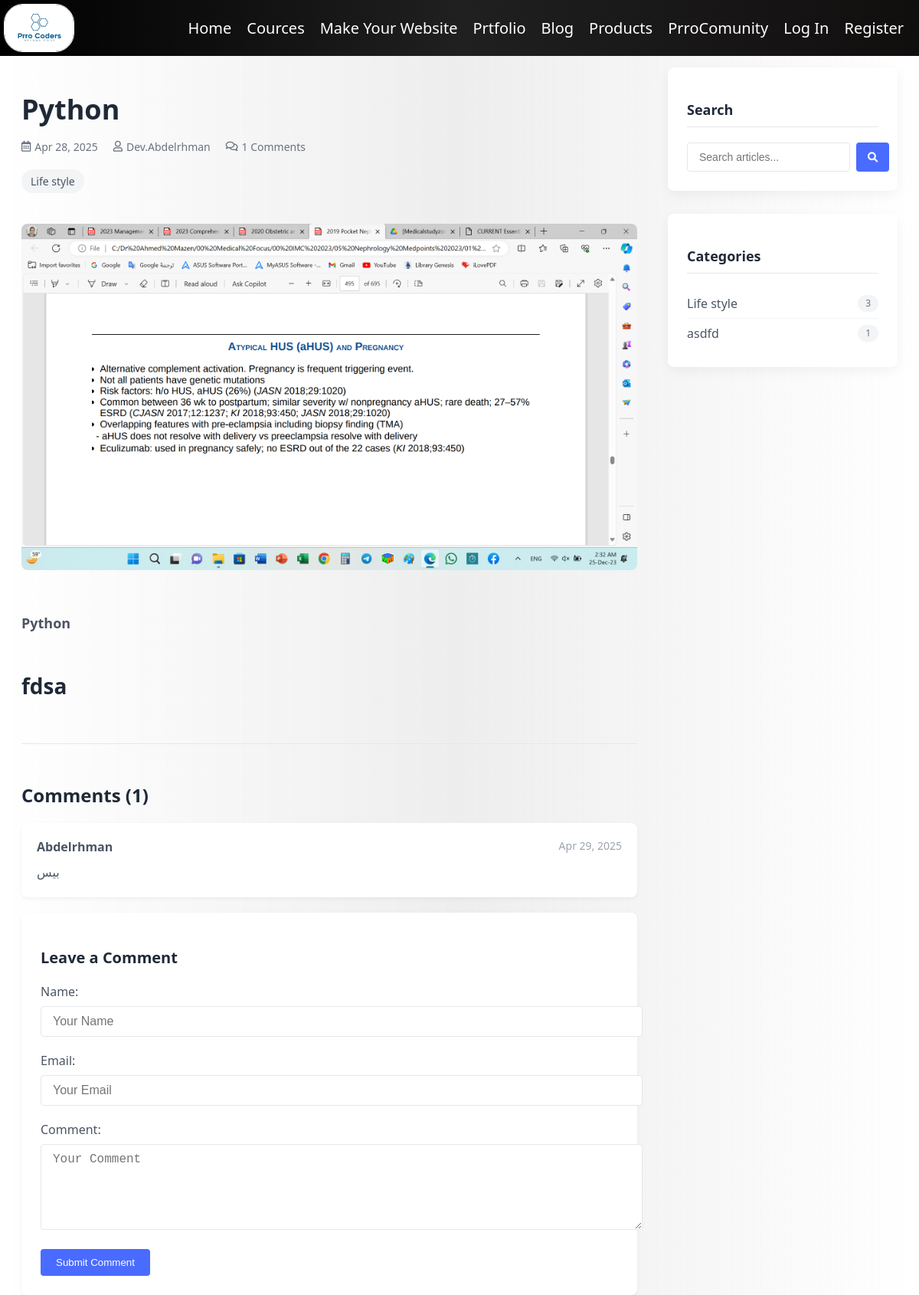
The app's page /blog/post/2025/4/28/python/ with its own data.
### blog/models.py (models this page shows, shortened)
class Post(models.Model):
    STATUS_CHOICES = (
        ('draft', 'Draft'),
        ('published', 'Published'),
    )
    title = models.CharField(max_length=200)
    slug = models.SlugField(unique_for_date='publish_date')
    author = models.ForeignKey(User, on_delete=models.CASCADE, related_name='blog_posts')
    content = models.TextField()
    content_html = models.TextField(editable=False, blank=True)
    featured_image = models.ImageField(upload_to='blog/%Y/%m/%d/', blank=True, null=True)
    publish_date = models.DateTimeField(default=timezone.now)
    created_date = models.DateTimeField(auto_now_add=True)
    updated_date = models.DateTimeField(auto_now=True)
    status = models.CharField(max_length=10, choices=STATUS_CHOICES, default='draft')
    categories = models.ManyToManyField(Category, related_name='posts')
    class Meta:
        ordering = ['-publish_date']

class Category(models.Model):
    name = models.CharField(max_length=100)
    slug = models.SlugField(unique=True)
    description = models.TextField(blank=True)
    class Meta:
        verbose_name_plural = "Categories"
        ordering = ['name']

class Comment(models.Model):
    post = models.ForeignKey(Post, on_delete=models.CASCADE, related_name='comments')
    name = models.CharField(max_length=100)
    email = models.EmailField()
    content = models.TextField()
    created_date = models.DateTimeField(auto_now_add=True)
    approved = models.BooleanField(default=False)
    class Meta:
        ordering = ['created_date']

### blog/views.py (the view)
class PostDetailView(DetailView):
    model = Post
    template_name = 'blog/post_detail.html'
    context_object_name = 'post'
    def get_object(self):
        year = self.kwargs.get('year')
        month = self.kwargs.get('month')
        day = self.kwargs.get('day')
        slug = self.kwargs.get('slug')
        post = get_object_or_404(
            Post,
            publish_date__year=year,
            publish_date__month=month,
            publish_date__day=day,
            slug=slug
        )
        if post.status == 'draft':
            if self.request.user.is_authenticated and (self.request.user.is_staff or self.request.user.is_superuser):
                if self.request.user == post.author or self.request.user.is_superuser:
                    return post
            raise Http404("This post is not published yet")
        return post
    def get_context_data(self, **kwargs):
        context = super().get_context_data(**kwargs)
        context['comments'] = self.object.comments.filter(approved=True)
        context['comment_form'] = CommentForm()
        context['categories'] = Category.objects.all()
        return context

### blog/forms.py
class CommentForm(forms.ModelForm):
    class Meta:
        model = Comment
        fields = ['name', 'email', 'content']
        widgets = {
            'name': forms.TextInput(attrs={'class': 'form-control', 'placeholder': 'Your Name'}),
            'email': forms.EmailInput(attrs={'class': 'form-control', 'placeholder': 'Your Email'}),
            'content': forms.Textarea(attrs={'class': 'form-control', 'rows': 5, 'placeholder': 'Your Comment'})
        }

### templates/blog/post_detail.html (shortened to what this page needs)
{% extends 'layout.html' %}
{% load static %}
{% block head %}
<link rel="stylesheet" href="https://cdnjs.cloudflare.com/ajax/libs/font-awesome/5.15.4/css/all.min.css">
<link rel="stylesheet" href="https://cdnjs.cloudflare.com/ajax/libs/prism/1.24.1/themes/prism.min.css">
{% endblock %}
{% block body %}
<div class="post-container">
    <div class="post-layout">
        <main>
            <article class="post">
                <header class="post-header">
                    <h1 class="post-title">{{ post.title }}</h1>
                    <div class="post-meta">
                        <span><i class="far fa-calendar-alt"></i> {{ post.publish_date|date:"M d, Y" }}</span>
                        <span><i class="far fa-user"></i> {{ post.author.username }}</span>
                        <span><i class="far fa-comments"></i> {{ comments.count }} Comments</span>
                    </div>
                    {% if post.categories.all %}
                        <div class="post-categories">
                            {% for category in post.categories.all %}
                                <a href="{% url 'blog:category' slug=category.slug %}" class="post-category">
                                    {{ category.name }}
                                </a>
                            {% endfor %}
                        </div>
                    {% endif %}
                </header>
                {% if post.featured_image %}
                    <img src="{{ post.featured_image.url }}" alt="{{ post.title }}" class="post-featured-image">
                {% endif %}
                <div class="post-content">
                    {{ post.content_html|safe }}
                </div>
                <section class="comments-section">
                    <h2 class="comments-title">Comments ({{ comments.count }})</h2>
                    {% if comments %}
                        {% for comment in comments %}
                            <div class="comment">
                                <div class="comment-meta">
                                    <span class="comment-author">{{ comment.name }}</span>
                                    <span class="comment-date">{{ comment.created_date|date:"M d, Y" }}</span>
                                </div>
                                <div class="comment-content">
                                    {{ comment.content }}
                                </div>
                            </div>
                        {% endfor %}
                    {% else %}
                        <p>No comments yet. Be the first to comment!</p>
                    {% endif %}
                    <div class="comment-form">
                        <h3 class="comment-form-title">Leave a Comment</h3>
                        <form method="post">
                            <div class="form-group">
                                <label for="{{ comment_form.name.id_for_label }}">Name:</label>
                                {{ comment_form.name }}
                            </div>
                            <div class="form-group">
                                <label for="{{ comment_form.email.id_for_label }}">Email:</label>
                                {{ comment_form.email }}
                            </div>
                            <div class="form-group">
                                <label for="{{ comment_form.content.id_for_label }}">Comment:</label>
                                {{ comment_form.content }}
                            </div>
                            <button type="submit" class="btn-primary">Submit Comment</button>
                        </form>
                    </div>
                </section>
            </article>
        </main>
        <aside class="blog-sidebar">
            <div class="sidebar-widget">
                <h3>Search</h3>
                <form action="{% url 'blog:search_results' %}" method="get" class="search-form">
                    <input type="text" name="q" placeholder="Search articles..." class="search-input" required>
                    <button type="submit" class="search-button">
                        <i class="fas fa-search"></i>
                    </button>
                </form>
            </div>
            <div class="sidebar-widget">
                <h3>Categories</h3>
                <ul class="category-list">
                    {% for category in categories %}
                        <li>
                            <a href="{% url 'blog:category' slug=category.slug %}">
                                {{ category.name }}
                                <span class="category-count">{{ category.posts.count }}</span>
                            </a>
                        </li>
                    {% empty %}
                        <li>No categories available</li>
                    {% endfor %}
                </ul>
            </div>
        </aside>
    </div>
</div>
{% endblock %}

### static/style.css (style rules this page uses)
body { background: linear-gradient(90deg, #ffffffaf 0%, #e8e8e8c1 50%, #ffffff 100%); font-family: 'Segoe UI', Tahoma, Geneva, Verdana, sans-serif; }

### templates/blog/post_detail.html (style rules this page uses)
.post-container { max-width: 1200px; margin: 0 auto; padding: 0 20px; }
.post-layout { display: grid; grid-template-columns: 1fr 300px; gap: 40px; }
.post-header { margin-bottom: 30px; }
.post-title { font-size: 36px; font-weight: 700; margin-bottom: 15px; color: #1f2937; }
.post-meta { display: flex; gap: 20px; color: #6b7280; font-size: 14px; margin-bottom: 20px; }
.post-meta span { display: flex; align-items: center; gap: 5px; }
.post-featured-image { width: 100%; height: auto; max-height: 500px; object-fit: cover; border-radius: 8px; margin-bottom: 30px; }
.post-content { color: #4b5563; line-height: 1.8; font-size: 18px; margin-bottom: 40px; }
.post-content h2 { font-size: 28px; margin-top: 40px; margin-bottom: 20px; color: #1f2937; }
.post-content p { margin-bottom: 20px; }
.post-categories { display: flex; flex-wrap: wrap; gap: 10px; margin-bottom: 40px; }
.post-category { background: #f3f4f6; padding: 6px 12px; border-radius: 20px; font-size: 14px; color: #4b5563; text-decoration: none; transition: background 0.3s, color 0.3s; }
.comments-section { margin-top: 50px; border-top: 1px solid #e5e7eb; padding-top: 30px; }
.comments-title { font-size: 24px; font-weight: 600; margin-bottom: 20px; color: #1f2937; }
.comment { background: white; border-radius: 8px; padding: 20px; margin-bottom: 20px; box-shadow: 0 2px 5px rgba(0, 0, 0, 0.05); }
.comment-meta { display: flex; justify-content: space-between; margin-bottom: 10px; }
.comment-author { font-weight: 600; color: #4b5563; }
.comment-date { font-size: 14px; color: #9ca3af; }
.comment-content { color: #4b5563; line-height: 1.6; }
.comment-form { background: white; border-radius: 8px; padding: 25px; box-shadow: 0 2px 5px rgba(0, 0, 0, 0.05); }
.comment-form-title { font-size: 20px; font-weight: 600; margin-bottom: 20px; color: #1f2937; }
.form-group { margin-bottom: 20px; }
.form-group label { display: block; margin-bottom: 8px; color: #4b5563; font-weight: 500; }
.form-control { width: 100%; padding: 10px 15px; border: 1px solid #e5e7eb; border-radius: 4px; font-size: 16px; transition: border-color 0.3s; }
.btn-primary { background: #4a6bff; color: white; border: none; padding: 10px 20px; border-radius: 4px; font-weight: 500; cursor: pointer; transition: background 0.3s; }
.blog-sidebar { position: sticky; top: 30px; align-self: start; }
.sidebar-widget { background: white; border-radius: 8px; padding: 25px; margin-bottom: 30px; box-shadow: 0 5px 15px rgba(0, 0, 0, 0.05); }
.sidebar-widget h3 { font-size: 18px; font-weight: 600; margin-bottom: 20px; padding-bottom: 10px; border-bottom: 1px solid #e5e7eb; color: #1f2937; }
.search-form { display: flex; gap: 8px; }
.search-input { flex-grow: 1; padding: 10px 15px; border: 1px solid #e5e7eb; border-radius: 4px; font-size: 14px; }
.search-button { background: #4a6bff; color: white; border: none; border-radius: 4px; padding: 0 15px; cursor: pointer; transition: background 0.3s; }
.category-list { list-style: none; padding: 0; margin: 0; }
.category-list li { padding: 8px 0; border-bottom: 1px solid #f3f4f6; }
.category-list li:last-child { border-bottom: none; }
.category-list a { color: #4b5563; text-decoration: none; transition: color 0.3s; display: flex; justify-content: space-between; }
.category-count { background: #f3f4f6; border-radius: 20px; padding: 2px 10px; font-size: 12px; color: #6b7280; }

### templates/layout.html (style rules this page uses)
body { font-family: 'Segoe UI', Tahoma, Geneva, Verdana, sans-serif; }

### records on screen
Post: title "Python", publish_date "Apr 28, 2025", author.username "Dev.Abdelrhman", featured_image (picture), content_html "Python fdsa"
Category: name "Life style", posts.count "3"
Comment: name "Abdelrhman", created_date "Apr 29, 2025", content "بيس"
Category: name "asdfd", posts.count "1"

### other values on screen
{{ comments.count }} "1"
